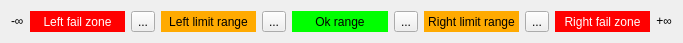
<?xml version="1.0" encoding="UTF-8"?>
<ui version="4.0">
 <class>mdtTtValueLimitsWidget</class>
 <widget class="QWidget" name="mdtTtValueLimitsWidget">
  <property name="geometry">
   <rect>
    <x>0</x>
    <y>0</y>
    <width>683</width>
    <height>43</height>
   </rect>
  </property>
  <property name="sizePolicy">
   <sizepolicy hsizetype="Preferred" vsizetype="Preferred">
    <horstretch>0</horstretch>
    <verstretch>0</verstretch>
   </sizepolicy>
  </property>
  <property name="windowTitle">
   <string>Form</string>
  </property>
  <layout class="QHBoxLayout" name="horizontalLayout">
   <item>
    <widget class="QLabel" name="lbMinusInfinity">
     <property name="sizePolicy">
      <sizepolicy hsizetype="Fixed" vsizetype="Preferred">
       <horstretch>0</horstretch>
       <verstretch>0</verstretch>
      </sizepolicy>
     </property>
     <property name="text">
      <string>&lt;html&gt;&lt;head/&gt;&lt;body&gt;&lt;p&gt;-&amp;infin;&lt;/p&gt;&lt;/body&gt;&lt;/html&gt;</string>
     </property>
    </widget>
   </item>
   <item>
    <widget class="QLabel" name="lbLeftFailZone">
     <property name="styleSheet">
      <string notr="true">background-color: rgb(255, 0, 0);
color: rgb(255, 255, 255);</string>
     </property>
     <property name="text">
      <string>Left fail zone</string>
     </property>
     <property name="alignment">
      <set>Qt::AlignCenter</set>
     </property>
    </widget>
   </item>
   <item>
    <widget class="QToolButton" name="tbLeftLimitBottomValue">
     <property name="text">
      <string>...</string>
     </property>
    </widget>
   </item>
   <item>
    <widget class="QLabel" name="lbLeftLimitRange">
     <property name="styleSheet">
      <string notr="true">background-color: rgb(255, 170, 0);
color: rgb(0, 0, 0);</string>
     </property>
     <property name="text">
      <string>Left limit range</string>
     </property>
     <property name="alignment">
      <set>Qt::AlignCenter</set>
     </property>
    </widget>
   </item>
   <item>
    <widget class="QToolButton" name="tbLeftLimitTopValue">
     <property name="text">
      <string>...</string>
     </property>
    </widget>
   </item>
   <item>
    <widget class="QLabel" name="lbOkZone">
     <property name="styleSheet">
      <string notr="true">background-color: rgb(0, 255, 0);
color: rgb(0, 0, 0);</string>
     </property>
     <property name="text">
      <string>Ok range</string>
     </property>
     <property name="alignment">
      <set>Qt::AlignCenter</set>
     </property>
    </widget>
   </item>
   <item>
    <widget class="QToolButton" name="tbRightLimitBottomValue">
     <property name="text">
      <string>...</string>
     </property>
    </widget>
   </item>
   <item>
    <widget class="QLabel" name="lbRightLimitRange">
     <property name="styleSheet">
      <string notr="true">background-color: rgb(255, 170, 0);
color: rgb(0, 0, 0);</string>
     </property>
     <property name="text">
      <string>Right limit range</string>
     </property>
     <property name="alignment">
      <set>Qt::AlignCenter</set>
     </property>
    </widget>
   </item>
   <item>
    <widget class="QToolButton" name="tbRightLimitTopValue">
     <property name="text">
      <string>...</string>
     </property>
    </widget>
   </item>
   <item>
    <widget class="QLabel" name="lbRightFailZone">
     <property name="styleSheet">
      <string notr="true">background-color: rgb(255, 0, 0);
color: rgb(255, 255, 255);</string>
     </property>
     <property name="text">
      <string>Right fail zone</string>
     </property>
     <property name="alignment">
      <set>Qt::AlignCenter</set>
     </property>
    </widget>
   </item>
   <item>
    <widget class="QLabel" name="lbPlusInfinity">
     <property name="sizePolicy">
      <sizepolicy hsizetype="Fixed" vsizetype="Preferred">
       <horstretch>0</horstretch>
       <verstretch>0</verstretch>
      </sizepolicy>
     </property>
     <property name="text">
      <string>&lt;html&gt;&lt;head/&gt;&lt;body&gt;&lt;p&gt;+∞&lt;/p&gt;&lt;/body&gt;&lt;/html&gt;</string>
     </property>
     <property name="alignment">
      <set>Qt::AlignRight|Qt::AlignTrailing|Qt::AlignVCenter</set>
     </property>
    </widget>
   </item>
  </layout>
 </widget>
 <resources/>
 <connections/>
</ui>
